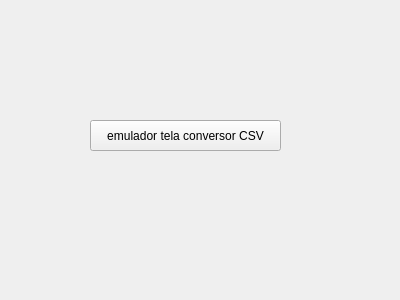
<?xml version="1.0" encoding="UTF-8"?>
<ui version="4.0">
 <class>EmuladorConversor</class>
 <widget class="QWidget" name="EmuladorConversor">
  <property name="geometry">
   <rect>
    <x>0</x>
    <y>0</y>
    <width>400</width>
    <height>300</height>
   </rect>
  </property>
  <property name="windowTitle">
   <string>Form</string>
  </property>
  <widget class="QPushButton" name="pushButton">
   <property name="geometry">
    <rect>
     <x>90</x>
     <y>120</y>
     <width>191</width>
     <height>31</height>
    </rect>
   </property>
   <property name="text">
    <string>emulador tela conversor CSV</string>
   </property>
  </widget>
 </widget>
 <resources/>
 <connections/>
</ui>
